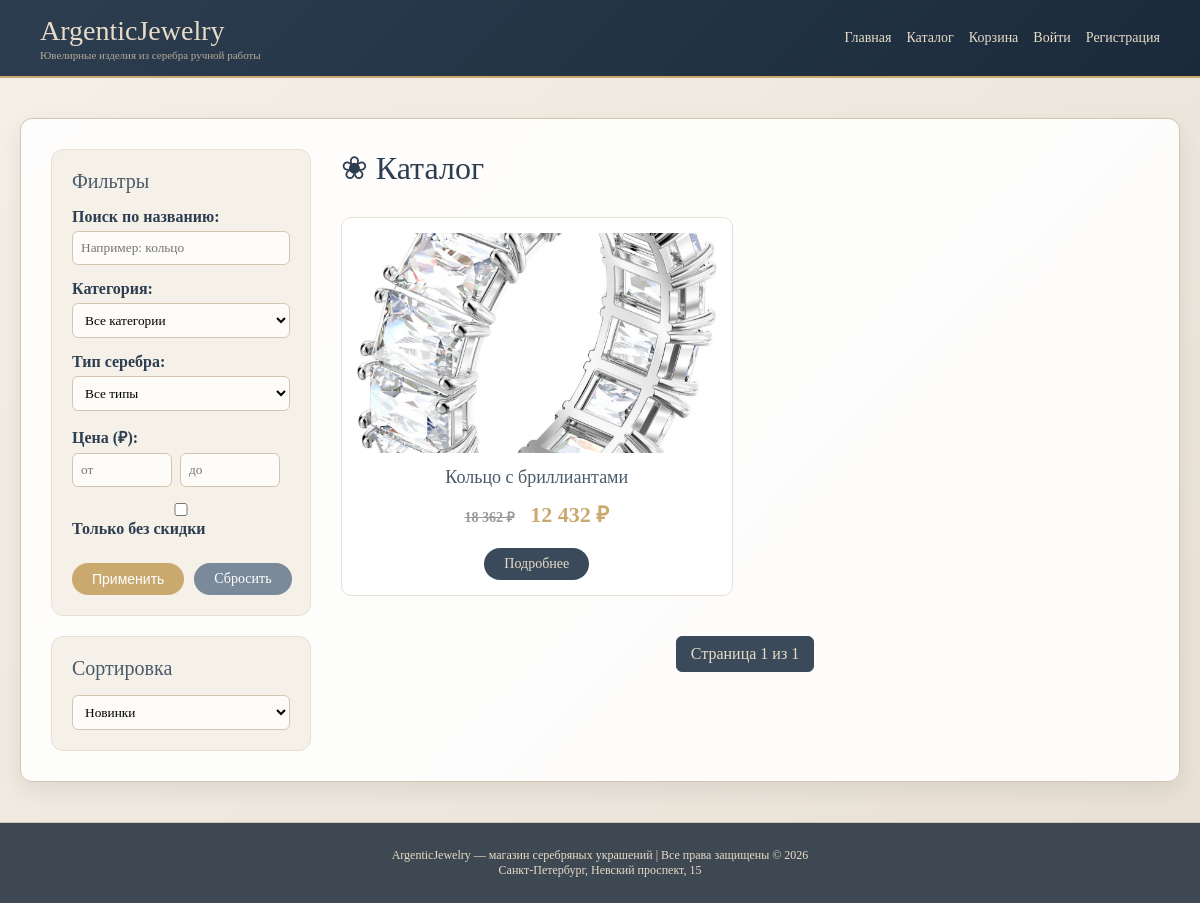
/catalog/, run on an earlier commit of the app's database.
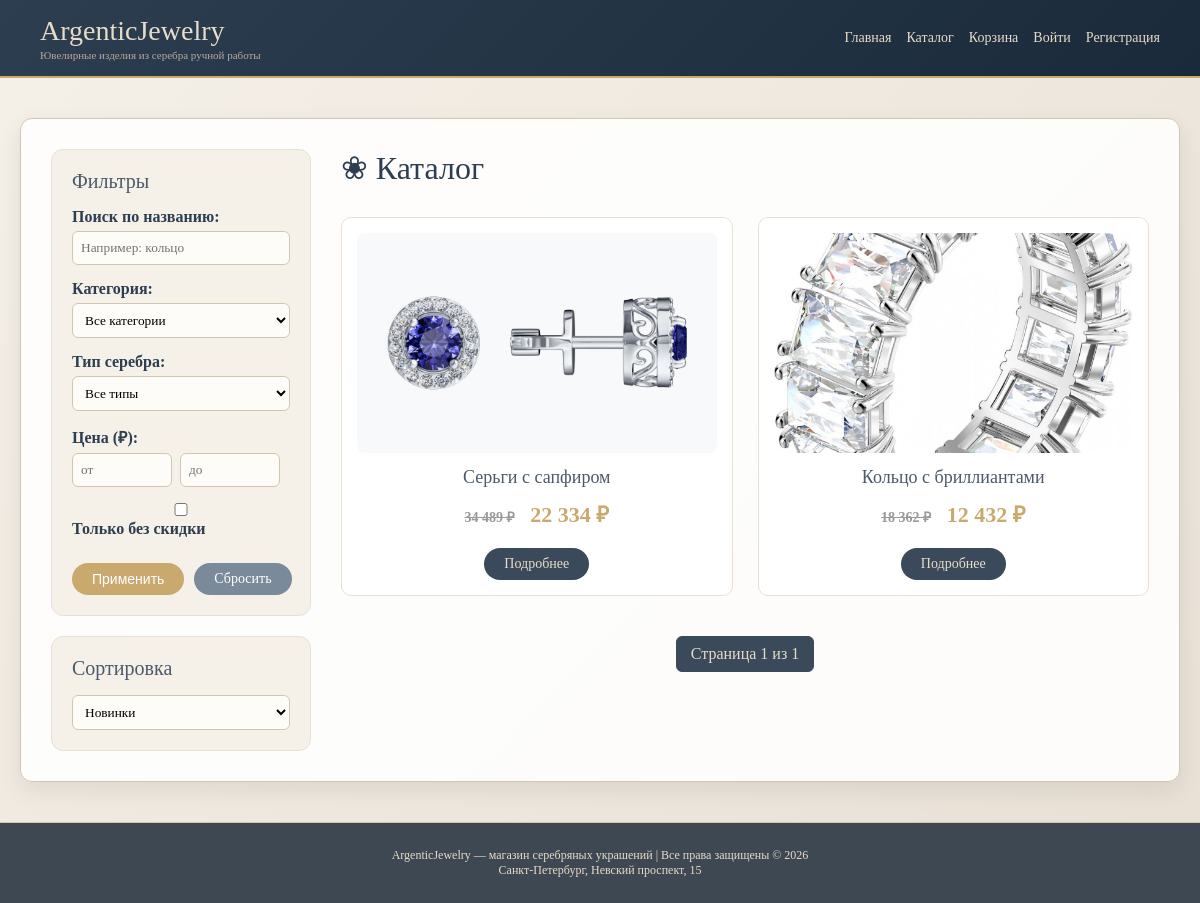
And on a later commit of the database.
### store/models.py (models this page shows, shortened)
class Product(models.Model):
    SILVER_TYPE_CHOICES = [
        ('sterling', 'Стерлинговое серебро (925)'),
        ('fine', 'Чистое серебро (999)'),
        ('argentium', 'Аргентиум серебро'),
        ('mexican', 'Мексиканское серебро'),
        ('oxidized', 'Оксидированное серебро'),
        ('rhodium_plated', 'Серебро с родиевым покрытием'),
        ('black', 'Черненое серебро'),
        ('matte', 'Матовое серебро'),
    ]
    FINENESS_CHOICES = [
        ('800', '800 проба'),
        ('830', '830 проба'),
        ('875', '875 проба'),
        ('900', '900 проба'),
        ('916', '916 проба'),
        ('925', '925 проба'),
        ('960', '960 проба'),
        ('999', '999 проба'),
    ]
    STONE_TYPE_CHOICES = [
        ('diamond', 'Бриллиант'),
        ('ruby', 'Рубин'),
        ('sapphire', 'Сапфир'),
        ('emerald', 'Изумруд'),
        ('topaz', 'Топаз'),
        ('amethyst', 'Аметист'),
        ('garnet', 'Гранат'),
        ('peridot', 'Перидот'),
        ('citrine', 'Цитрин'),
        ('aquamarine', 'Аквамарин'),
        ('tourmaline', 'Турмалин'),
        ('opal', 'Опал'),
        ('pearl', 'Жемчуг'),
        ('cubic_zirconia', 'Фианит'),
        ('moonstone', 'Лунный камень'),
        ('none', 'Нет камней'),
    ]
    name = models.CharField(max_length=200, verbose_name='Название')
    slug = models.SlugField(unique=True, verbose_name='URL идентификатор')
    description = models.TextField(verbose_name='Описание')
    price = models.DecimalField(max_digits=10, decimal_places=2, verbose_name='Цена')
    old_price = models.DecimalField(
        max_digits=10, decimal_places=2, blank=True, null=True,
        verbose_name='Старая цена'
    )
    stock_quantity = models.PositiveIntegerField(default=0, verbose_name='Количество на складе')
    reserved_quantity = models.PositiveIntegerField(default=0, verbose_name='Зарезервировано')
    category = models.ForeignKey(
        Category,
        on_delete=models.CASCADE,
        related_name='products', #задаем имя для всех товаров категории
        verbose_name='Категория'
    )
    image = models.ImageField(
        upload_to=product_image_upload_path,
        blank=True,
        null=True,
        verbose_name='Главное фото',
        help_text='Основное фото товара (обязательно для отображения)'
    )
    image_2 = models.ImageField(
        upload_to=product_image_upload_path,
        blank=True,
        null=True,
        verbose_name='Дополнительное фото 2',
        help_text='Дополнительное фото товара'
    )
    image_3 = models.ImageField(
        upload_to=product_image_upload_path,
        blank=True,
        null=True,
        verbose_name='Дополнительное фото 3'
    )
    image_4 = models.ImageField(
        upload_to=product_image_upload_path,
        blank=True,
        null=True,
        verbose_name='Дополнительное фото 4'
    )
    image_5 = models.ImageField(
        upload_to=product_image_upload_path,
        blank=True,
        null=True,
        verbose_name='Дополнительное фото 5'
    )
    silver_type = models.CharField(
        max_length=30,
        choices=SILVER_TYPE_CHOICES,
        default='sterling',
        verbose_name='Тип серебра'
    )
    fineness = models.CharField(
        max_length=4,
        choices=FINENESS_CHOICES,
        default='925',
        verbose_name='Проба серебра'
    )
    weight = models.DecimalField(
        max_digits=6,
        decimal_places=2,
        verbose_name='Вес изделия (г)'
    )
    size = models.CharField(
        max_length=20,
        blank=True,
        verbose_name='Размер (для колец, браслетов)',
        help_text='Например: 16.5, 17, 18, S, M, L'
    )
    stones = models.BooleanField(default=False, verbose_name='Наличие драгоценных камней')
    stone_type = models.CharField(
        max_length=20,
        choices=STONE_TYPE_CHOICES,
        blank=True,
        verbose_name='Тип камня'
    )
    stone_weight = models.DecimalField(
        max_digits=5,
        decimal_places=2,
        blank=True,
        null=True,
        verbose_name='Вес камней (карат)',
        help_text='Общий вес всех камней в каратах'
    )
    collection = models.CharField(max_length=100, blank=True, verbose_name='Коллекция')
    instruction_file = models.FileField(
        upload_to='instructions/',
        blank=True,
        null=True,
        verbose_name='Инструкция к товару',
        help_text='Загрузите инструкцию'
    )
    external_link = models.URLField(
        blank=True,
        null=True,
        verbose_name='Внешняя ссылка',
        help_text='Ссылка на видеообзор, сайт производителя или дополнительную информацию'
    )
    created_at = models.DateTimeField(auto_now_add=True, verbose_name='Дата создания')
    updated_at = models.DateTimeField(auto_now=True, verbose_name='Дата обновления')
    created_by = models.ForeignKey(
        User,
        on_delete=models.SET_NULL,
        null=True,
        related_name='created_products',
        verbose_name='Создал'
    )
    objects = models.Manager()              # стандартный менеджер (все товары)
    available = AvailableProductManager()  #кастомный менеджер (только в наличии)
    class Meta:
        verbose_name = 'Товар'
        verbose_name_plural = 'Товары'
        ordering = ['-created_at']  # Product сортировка — новые сверху
    def get_absolute_url(self):
        return reverse('store:product_detail', kwargs={ #имя маршрута, параметры которые подставятся в юрл, id товара и slug товара
            'product_id': self.id,
            'slug': self.slug
        })

### store/views.py (the view)
# urls.py: path('catalog/', views.catalog, name='catalog'),
def catalog(request):
    products = Product.objects.filter(stock_quantity__gt=0).select_related('category')
    search_query = request.GET.get('search')
    if search_query:
        products = products.filter(name__icontains=search_query)  # поиск в названии
    category_slug = request.GET.get('category')
    if category_slug:
        products = products.filter(category__slug=category_slug)
    silver_type = request.GET.get('silver_type')
    if silver_type:
        products = products.filter(silver_type=silver_type)
    min_price = request.GET.get('min_price')
    if min_price:
        products = products.filter(price__gte=min_price)
    max_price = request.GET.get('max_price')
    if max_price:
        products = products.filter(price__lte=max_price)
    no_discount = request.GET.get('no_discount')
    if no_discount:
        products = products.exclude(old_price__isnull=False, old_price__gt=0)
    sort_by = request.GET.get('sort', '-created_at') #Смотрим в URL параметр sort. Если его нет — сортируем по новизне (-created_at)
    products = products.order_by(sort_by) #Сортируем товары по тому полю, которое пришло в параметре sort
    paginator = Paginator(products, 12) #12 товаров на страницу
    page = request.GET.get('page', 1) #получаем номер страницы из URL
    try:
        products_page = paginator.page(page)
    except PageNotAnInteger:
        products_page = paginator.page(1)
    except EmptyPage:
        products_page = paginator.page(paginator.num_pages)
    categories = Category.objects.all()
    silver_types = Product.SILVER_TYPE_CHOICES
    return render(request, 'store/catalog.html', {
        'products': products_page,
        'categories': categories,
        'silver_types': silver_types,
        'current_category': category_slug,
        'current_silver_type': silver_type,
        'current_min_price': min_price,
        'current_max_price': max_price,
        'current_no_discount': no_discount,
        'current_sort': sort_by,
        'search_query': search_query,
    })

### store/templatetags/store_filters.py (called while the page is built)
@register.filter
def rub_format(value):
    try:
        return f"{float(value):,.0f}".replace(',', ' ') + " ₽" #запятая разделитель тысяч, .0ф - без копеек
    except:
        return value

### store/templates/store/catalog.html (shortened to what this page needs)
{% extends 'base.html' %}
{% load store_filters %}
{% block content %}
<div style="display: flex; gap: 30px;">
    <div style="width: 260px; flex-shrink: 0;">
        <div class="filter-box">
            <h3>Фильтры</h3>
            <form method="get" action="{% url 'store:catalog' %}">
                <div class="filter-group">
                    <label>Поиск по названию:</label>
                    <input type="text" name="search" placeholder="Например: кольцо" value="{{ search_query|default:'' }}">
                </div>
                <div class="filter-group">
                    <label>Категория:</label>
                    <select name="category">
                        <option value="">Все категории</option>
                    </select>
                </div>
                <div class="filter-group">
                    <label>Тип серебра:</label>
                    <select name="silver_type">
                        <option value="">Все типы</option>
                    </select>
                </div>
                <div class="filter-group">
                    <label>Цена (₽):</label>
                    <div style="display: flex; gap: 8px;">
                        <input type="number" name="min_price" placeholder="от" value="{{ current_min_price|default:'' }}" style="width: 100px;">
                        <input type="number" name="max_price" placeholder="до" value="{{ current_max_price|default:'' }}" style="width: 100px;">
                    </div>
                </div>
                <div class="filter-group">
                    <label>
                        <input type="checkbox" name="no_discount" value="1" {% if current_no_discount %}checked{% endif %}>
                        Только без скидки
                    </label>
                </div>
                <div style="display: flex; gap: 10px; margin-top: 15px;">
                    <button type="submit" class="btn" style="background: #c9a96e; color: white;">Применить</button>
                    <a href="{% url 'store:catalog' %}" class="btn" style="background: #7a8a9a; color: white;">Сбросить</a>
                </div>
            </form>
        </div>
        <div class="filter-box" style="margin-top: 20px;">
            <h3>Сортировка</h3>
            <form method="get" action="{% url 'store:catalog' %}">
                <select name="sort" onchange="this.form.submit()" style="width: 100%; padding: 8px;">
                    <option value="-created_at" {% if current_sort == '-created_at' %}selected{% endif %}>Новинки</option>
                </select>
            </form>
        </div>
    </div>
    <div style="flex: 1;">
        <h1 style="margin-top: 0;">❀ Каталог</h1>
        <div class="products-grid">
            {% for product in products %}
                <div class="product-card">
                    {% if product.image %}
                        <img src="{{ product.image.url }}" alt="{{ product.name }}">
                    {% else %}
                        <div class="no-image">⚠️ Нет фото</div>
                    {% endif %}
                    <h3>{{ product.name }}</h3>
                    <div class="product-price">
                        {% if product.old_price %}
                            <span class="product-old-price">{{ product.old_price|rub_format }}</span>
                        {% endif %}
                        {{ product.price|rub_format }}
                    </div>
                    <a href="{{ product.get_absolute_url }}" class="btn">Подробнее</a>
                </div>
            {% empty %}
                <div style="text-align: center; padding: 50px;">
                    <p>Товары не найдены</p>
                    <a href="{% url 'store:catalog' %}" class="btn">Сбросить фильтры</a>
                </div>
            {% endfor %}
        </div>
        <div class="pagination">
            <span class="current">Страница {{ products.number }} из {{ products.paginator.num_pages }}</span>
        </div>
    </div>
</div>
{% endblock %}

What changed in the data, as far as the page shows it:
added Product: image (picture), name "Серьги с сапфиром", old_price|rub_format "34 489 ₽", price|rub_format "22 334 ₽"
